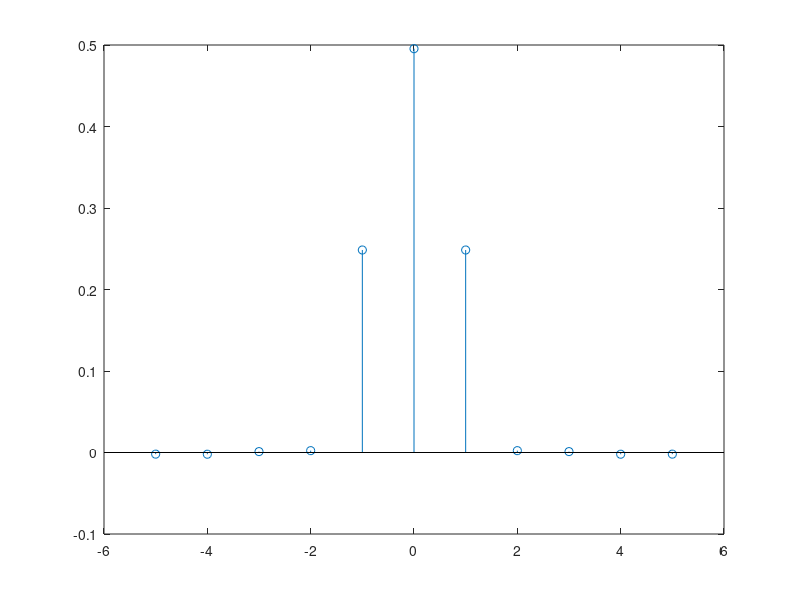

Reproduce this figure in MATLAB. (Note: this script raises an error after producing the figure.)
N = 1e5;    % Signal length
sigma = 1;  % Noise variance
w = sigma*randn(1,N);   % Noise realization
y = filter([1/2 1/2],1,w);  % Filtered noise
[c, lg] = xcorr(y,5,'biased');    % Auto-covariance C_x[k], for |k| <= 5
stem(lg,c)

% Plot configuration
xlabel('k',Interpreter='latex')
title('$R_X[k]$',Interpreter='latex')
set(gca,'YTick',[0 sigma^2/4 sigma^2/2])
%ylim([-0.5 sigma^2/2*1.2])
grid on